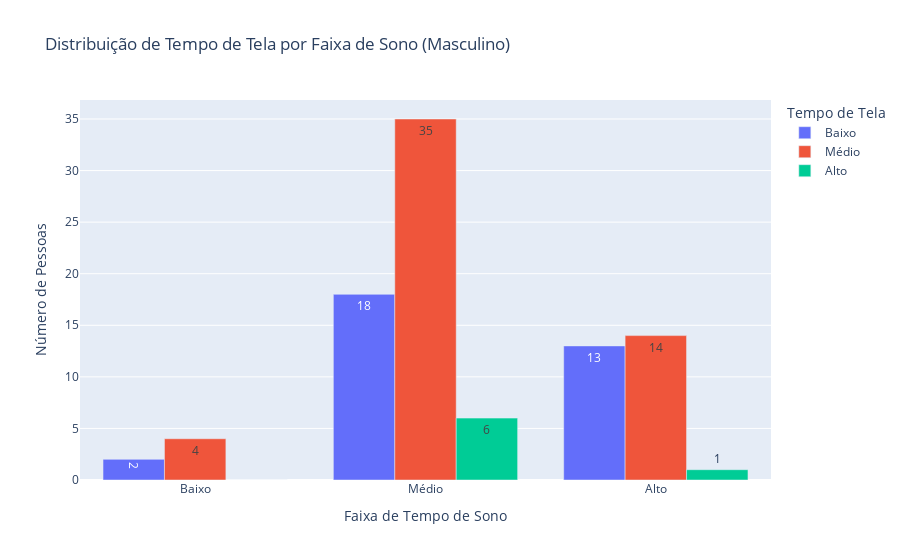
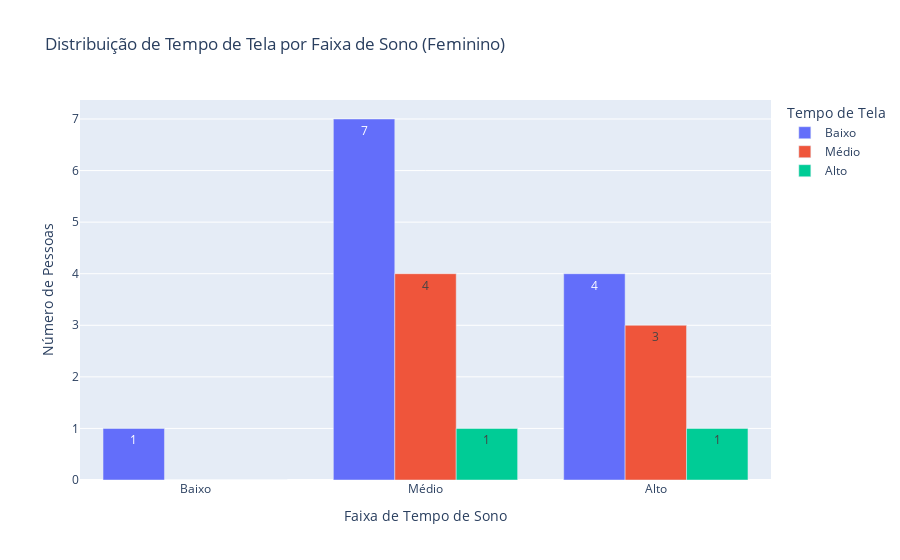

These figures' notebook cell, in order:
### Code cell
# --- Binning definitions ---
sleep_bins = [0, 6, 8, 12]
sleep_labels = ['Baixo', 'Médio', 'Alto']
screen_bins = [0, 6, 12, 18]
screen_labels = ['Baixo', 'Médio', 'Alto']

# --- Fixed orders for consistent plotting ---
sleep_order = sleep_labels
screen_order = screen_labels

# --- Loop por cada Sexo ---
for sexo_cat in ['Masculino', 'Feminino']:
    # 1. Filtra apenas aquele sexo
    df_sexo = dados[dados['Sexo'] == sexo_cat].copy()
    
    # 2. Aplica o binning "on the fly"
    df_sexo['faixa_sono'] = pd.cut(
        df_sexo['Tempo_sono'],
        bins=sleep_bins,
        labels=sleep_labels,
        right=False
    )
    df_sexo['faixa_tela'] = pd.cut(
        df_sexo['Tempo_tela'],
        bins=screen_bins,
        labels=screen_labels,
        right=False
    )
    
    # 3. Pivot table: contagem de faixa_tela por faixa_sono
    pivot = (
        df_sexo
        .groupby('faixa_sono')['faixa_tela']
        .value_counts()
        .unstack(fill_value=0)
        .reindex(index=sleep_order, columns=screen_order, fill_value=0)
    )
    
    print(f"\nContagem por faixa de sono e tela — {sexo_cat}:")
    print(pivot)
    
    # 4. Gráfico de barras agrupadas com rótulos
    fig = go.Figure()
    for screen_cat in screen_order:
        counts = pivot[screen_cat]
        fig.add_trace(go.Bar(
            x=pivot.index.astype(str),
            y=counts,
            name=screen_cat,
            text=counts,
            textposition='auto'
        ))
    
    fig.update_layout(
        barmode='group',
        title=f"Distribuição de Tempo de Tela por Faixa de Sono ({sexo_cat})",
        xaxis_title="Faixa de Tempo de Sono",
        yaxis_title="Número de Pessoas",
        legend_title="Tempo de Tela"
    )
    fig.show()

### Figure 1 — Plotly figure (JSON) as saved in the notebook; plotly's stock layout.template omitted (floating-point values rounded to 4 significant figures)
{"data": [{"name": "Baixo", "text": [2, 18, 13], "textposition": "auto", "type": "bar", "x": ["Baixo", "Médio", "Alto"], "y": [2, 18, 13]}, {"name": "Médio", "text": [4, 35, 14], "textposition": "auto", "type": "bar", "x": ["Baixo", "Médio", "Alto"], "y": [4, 35, 14]}, {"name": "Alto", "text": [0, 6, 1], "textposition": "auto", "type": "bar", "x": ["Baixo", "Médio", "Alto"], "y": [0, 6, 1]}], "layout": {"autosize": true, "barmode": "group", "legend": {"title": {"text": "Tempo de Tela"}}, "title": {"text": "Distribuição de Tempo de Tela por Faixa de Sono (Masculino)"}, "xaxis": {"autorange": true, "range": [-0.5, 2.5], "title": {"text": "Faixa de Tempo de Sono"}, "type": "category"}, "yaxis": {"autorange": true, "range": [0, 36.84], "title": {"text": "Número de Pessoas"}, "type": "linear"}}}

### Figure 2 — Plotly figure (JSON) as saved in the notebook; plotly's stock layout.template omitted (floating-point values rounded to 4 significant figures)
{"data": [{"name": "Baixo", "text": [1, 7, 4], "textposition": "auto", "type": "bar", "x": ["Baixo", "Médio", "Alto"], "y": [1, 7, 4]}, {"name": "Médio", "text": [0, 4, 3], "textposition": "auto", "type": "bar", "x": ["Baixo", "Médio", "Alto"], "y": [0, 4, 3]}, {"name": "Alto", "text": [0, 1, 1], "textposition": "auto", "type": "bar", "x": ["Baixo", "Médio", "Alto"], "y": [0, 1, 1]}], "layout": {"autosize": true, "barmode": "group", "legend": {"title": {"text": "Tempo de Tela"}}, "title": {"text": "Distribuição de Tempo de Tela por Faixa de Sono (Feminino)"}, "xaxis": {"autorange": true, "range": [-0.5, 2.5], "title": {"text": "Faixa de Tempo de Sono"}, "type": "category"}, "yaxis": {"autorange": true, "range": [0, 7.368], "title": {"text": "Número de Pessoas"}, "type": "linear"}}}
